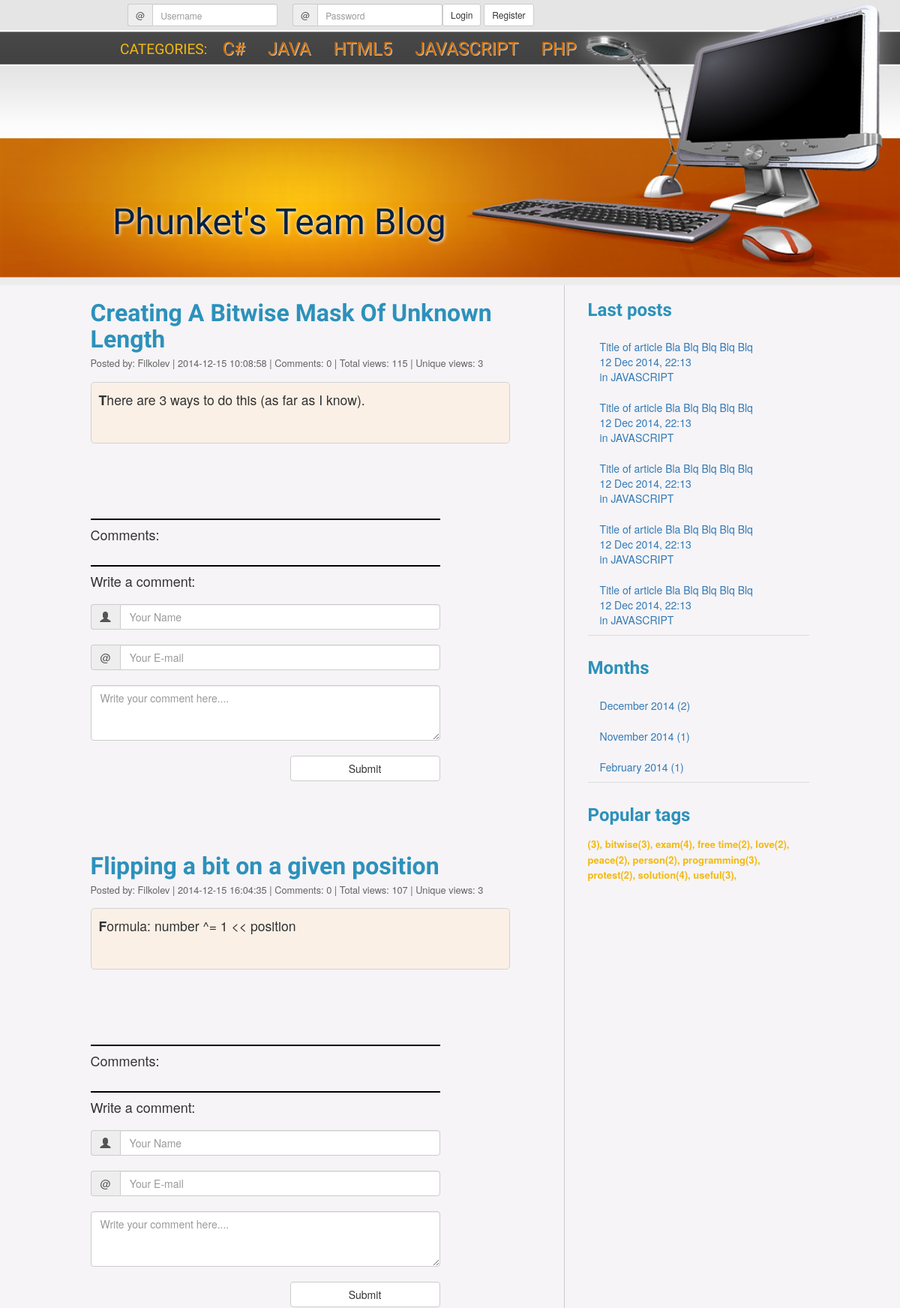
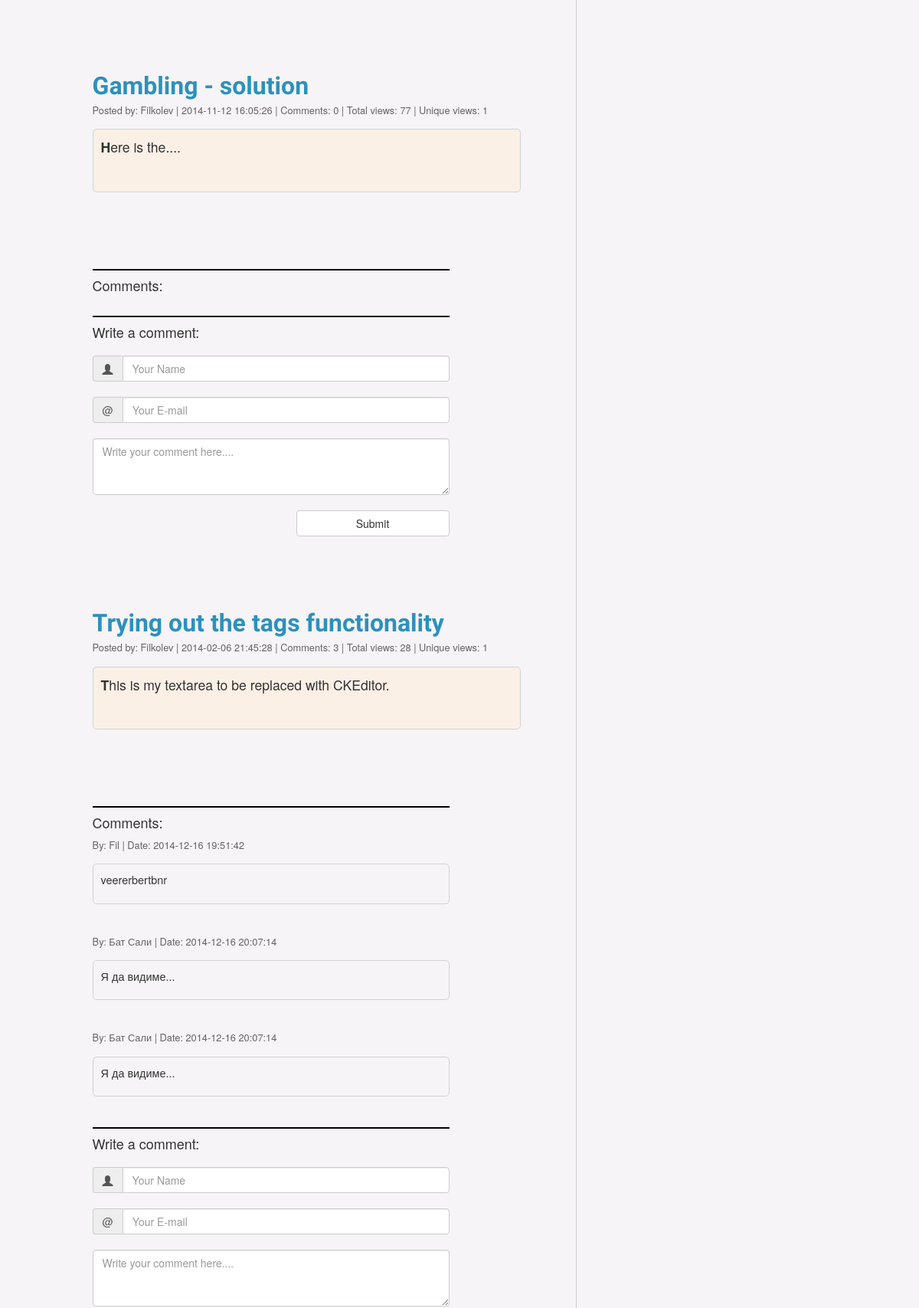
The page / (upper part) on the database its author committed (2 pictures, top to bottom).
### tables this page shows
CREATE TABLE IF NOT EXISTS `categories` (
  `id` int(2) NOT NULL,
  `name` varchar(50) NOT NULL
);

CREATE TABLE IF NOT EXISTS `posts` (
  `id` int(5) NOT NULL,
  `date` datetime NOT NULL DEFAULT CURRENT_TIMESTAMP,
  `title` varchar(500) NOT NULL,
  `text` text NOT NULL,
  `user_id` int(5) NOT NULL
);

CREATE TABLE IF NOT EXISTS `users` (
  `id` int(11) NOT NULL,
  `name` varchar(150) NOT NULL,
  `username` varchar(65) NOT NULL,
  `email` varchar(65) NOT NULL,
  `password` varchar(500) NOT NULL,
  `city` varchar(30) NOT NULL,
  `country` varchar(30) NOT NULL
);

CREATE TABLE IF NOT EXISTS `comments` (
  `id` int(5) NOT NULL,
  `name` varchar(150) NOT NULL,
  `date` timestamp NOT NULL DEFAULT CURRENT_TIMESTAMP,
  `comment` text NOT NULL,
  `post_id` int(5) NOT NULL
);

### article.php (the view, shortened to what this page needs)
<?php
if ($queryType == 'month') {
    $month = $_GET['month'];
    $year = $_GET['year'];
    $queryType = "SELECT * FROM posts WHERE MONTH(date) = $month AND YEAR(date) = $year";
    $arr = $con->query($queryType);
    $posts = $arr->fetch_all();
} else if ($queryType == 'post') {
    $id = $_GET['id'];
    $queryType = "SELECT * FROM posts WHERE id = $id";
    $arr = $con->query($queryType);
    $posts = $arr->fetch_all();
} else if ($queryType == 'all') {
    $queryType = "SELECT * FROM posts";
    $arr = $con->query($queryType);
    $posts = $arr->fetch_all();
}
function getUserIP() {
    if( array_key_exists('HTTP_X_FORWARDED_FOR', $_SERVER) && !empty($_SERVER['HTTP_X_FORWARDED_FOR']) ) {
        if (strpos($_SERVER['HTTP_X_FORWARDED_FOR'], ',')>0) {
            $addr = explode(",",$_SERVER['HTTP_X_FORWARDED_FOR']);
            return trim($addr[0]);
        } else {
            return $_SERVER['HTTP_X_FORWARDED_FOR'];
        }
    }
    else {
        return $_SERVER['REMOTE_ADDR'];
    }
}
$ip = getUserIP();
foreach ($posts as $post):
    $userID = $post[4];
    $userName = $con->query("SELECT username FROM users WHERE id = $userID")->fetch_all()[0][0];
    $postID = $post[0];
    $query = "INSERT INTO views (post_id, ip) VALUES ('$postID', '$ip')";
    mysqli_query($con, $query);
    $viewQuery = $con->query("SELECT ip FROM views WHERE post_id = $postID")->fetch_all();
    $totalViews = count($viewQuery);
    $uniqueIPS = array();
    foreach ($viewQuery as $view) {
        $uniqueIPS[] = $view[0];
    }
    $uniqueViews = count(array_unique($uniqueIPS));
    $commentQuery = "SELECT * FROM comments WHERE post_id = $post[0]";
    $comments = $con->query($commentQuery)->fetch_all();
    ?>
    <article>
        <a href="view.php?query=post&id=<?php echo $post[0] ?>"><h1><?php echo $post[2] ?></h1></a>
        <p class="date-and-user">Posted by: <?php echo $userName ?> | <?php echo $post[1] ?> | Comments: <?php echo count($comments) ?> | Total views: <?php echo $totalViews ?> | Unique views: <?php echo $uniqueViews ?></p>
        <div class="article-text"><?php echo $post[3] ?></div>
        <div class="comments">
            <h4>Comments:</h4>
            <?php
            foreach ($comments as $comment):
                ?>
                <p class="date-and-user">By: <?php echo $comment[1] ?> | Date: <?php echo $comment[2] ?></p>
                <div class="comment-text"><p><?php echo $comment[3] ?></p></div>
            <?php endforeach ?>
        </div>
        <form method="get" action="php/savecomment.php" class="commentForm">
            <h4>Write a comment:</h4>
            <div class="input-group">
                <span class="input-group-addon"><span class="glyphicon glyphicon-user"></span> </span>
                <input type="text" class="form-control" placeholder="Your Name" name="comment-name">
            </div>
            <div class="input-group">
                <span class="input-group-addon">@</span>
                <input type="text" class="form-control" placeholder="Your E-mail" name="comment-email">
            </div>
            <textarea class="form-control" name="comment-content" rows="3" placeholder="Write your comment here...."></textarea>
            <input class="btn btn-default submitBtn" type="submit" value="Submit" name="comment-submit">
        </form>
    </article>
<?php endforeach ?>

### header.php (shortened to what this page needs)
<?php
require 'config.php';
?>
<!DOCTYPE html>
<html>
<head lang="en">
    <link rel="stylesheet" href="css/resetter.css">
    <link rel="stylesheet" href="https://maxcdn.bootstrapcdn.com/bootstrap/3.3.1/css/bootstrap.min.css">
    <link rel="stylesheet" href="css/signup.css">
    <link rel="stylesheet" href="css/style.css">
</head>
<body>
<header>
    <?php
    if (isset($_SESSION['loggedUser'])):
        ?>
        <div class="login"><span>Hello, <?php echo $_SESSION['loggedUserName'] ?></span>
            <a href="php/logout.php">
                <button type="button" class="btn btn-default btn-sm ">Logout</button>
            </a>
            <a href="writepost.php">
                <button type="button" class="btn btn-default btn-sm ">Write post</button>
            </a>
        </div>
    <?php
    else :
        ?>
        <form method="post" action="php/login.php">
            <div class="login">
                <div class="input-group input-group-sm loginFields">
                    <span class="input-group-addon">@</span>
                    <input type="text" class="form-control" name="user" placeholder="Username">
                </div>
                <div class="input-group input-group-sm loginFields">
                    <span class="input-group-addon">@</span>
                    <input type="password" name="password" class="form-control" placeholder="Password">
                </div>
                <button type="submit" name="submit" class="btn btn-default btn-sm ">Login</button>
                <a href="register.php">
                    <button type="button" class="btn btn-default btn-sm ">Register</button>
                </a>
            </div>
        </form>
    <?php endif; ?>
    <nav><p>CATEGORIES:</p>
        <div class="menu">
            <ul>
                <?php
                $sql = "SELECT name FROM categories";
               $result = mysqli_query($con, $sql);
                while($categories = mysqli_fetch_row($result)){
                    echo "<li><a href=\"#\">$categories[0]</a></li>";
                }
                ?>
            </ul>
        </div>
    </nav>
    <p class="logo"><a href="index.php">Phunket's Team Blog</a></p>
</header>

### index.php
<?php
require 'header.php';;
?>
<main>
    <div id="main-content">
        <?php
        $queryType = 'all';
        require 'article.php';
        ?>
    </div>
    <aside>
        <?php
        include 'lastposts.php';
        include 'months.php';
        include 'tags.php';
        ?>
    </aside>
</main>
<?php
include 'footer.php';
?>

### lastposts.php
<div class="post-lists">
    <h2>Last posts</h2>
    <ul class="nav nav-tabs">
        <li><a href="#">Title of article Bla Blq Blq Blq Blq<br> 12 Dec 2014, 22:13 <br> in JAVASCRIPT</a></li>
        <li><a href="#">Title of article Bla Blq Blq Blq Blq<br> 12 Dec 2014, 22:13 <br> in JAVASCRIPT</a></li>
        <li><a href="#">Title of article Bla Blq Blq Blq Blq<br> 12 Dec 2014, 22:13 <br> in JAVASCRIPT</a></li>
        <li><a href="#">Title of article Bla Blq Blq Blq Blq<br> 12 Dec 2014, 22:13 <br> in JAVASCRIPT</a></li>
        <li><a href="#">Title of article Bla Blq Blq Blq Blq<br> 12 Dec 2014, 22:13 <br> in JAVASCRIPT</a></li>
    </ul>
</div>

### months.php (shortened to what this page needs)
<div class="post-lists">
    <h2>Months</h2>
    <ul class="nav nav-tabs">
        <?php
        require 'config.php';
        $year = date("Y");
        $month = date("n");
        for ($i = 0; $i < 12; $i++) {
            $monthQuery = "SELECT id FROM posts WHERE MONTH(date) = $month AND YEAR(date) = $year";
            $arr = $con->query($monthQuery);
            $postCount = $arr->num_rows;
            if ($postCount > 0):
                $monthName = date('F', mktime(0, 0, 0, $month, 10));
                ?>
        <li><a href="view.php?<?php echo "query=month&month=$month&year=$year" ?>"><?php echo "$monthName $year ($postCount)" ?></a></li>
        <?php endif;
            $month-- ;
        }?>
    </ul>
</div>

### tags.php
<div class="post-lists tags">
    <h2>Popular tags</h2>
    <?php
    $sql = "SELECT * FROM tags GROUP BY tags";
    $res = mysqli_query($con, $sql);
    while($tag = mysqli_fetch_assoc($res)) {
        $sqlCount = "SELECT * FROM tags WHERE tags ='$tag[tags]'";
        $resCount = mysqli_query($con, $sqlCount);
        $count = mysqli_num_rows($resCount);
        echo "<a href=\"#\" style=\"font-size: ".tagSize($count)."\">  $tag[tags]($count),  </a>";
    }
    function tagSize($count) {
        if($count > 5) {
            return "18px";
        }
        elseif ($count > 10) {
            return "24px";
        }
        elseif ($count > 15) {
            return "28px";
        }
        elseif ($count > 20) {
            return "32px";
        }
        else {
            return "13px";
        }
    }
    ?>
</div>

### footer.php (shortened to what this page needs)
</body>
</html>

### css/style.css (style rules this page uses)
html { margin: 0; padding: 0; font-size: 16px; }
body { padding: 0; background-color: #f6f4f6; }
header { width:100%; height: 380px; margin: 0 auto; background-image: url("../images/header_bg.jpg"); background-size: 100% 100%; background-repeat: no-repeat; overflow: auto; }
.logo { margin:180px 0 0 150px; font-size: 3rem; text-shadow: #fff 1px 1px 5px; font-family: 'Gloria Hallelujah', cursive; }
.logo a { color:#022046; text-decoration: none; font-size: 3rem; font-family: 'Gloria Hallelujah', cursive; }
nav { margin: 15px 0 0 150px; }
nav p { color: #f3b911; font-size: 1.2rem; font-family: 'Passion One', cursive; float: left; margin: 4px 0 0 10px; }
nav ul li { list-style-type: none; display: inline; padding: 0 10px 0 10px; margin-left: 10px; }
nav ul li a { text-decoration: none; color: #ca6d09; font-size: 1.5rem; font-family: 'Passion One', cursive; text-shadow: #cccccc 1px 1px; }
main { width:85%; margin: 0 auto; }
#main-content { border-right: 1px solid #ccc; width: 65%; float: left; padding: 0 1% 3% 3%; }
aside { width: 35%; padding: 0 3% 3% 3%; overflow: hidden; }
aside h2 { font-weight: bold; font-size: 1.5rem; font-family: 'Cuprum', sans-serif; color: #2c91bb; margin-bottom: 15px; }
article h1 { font-family: 'Cuprum', sans-serif; font-size: 2rem; font-weight: bold; margin-bottom: 5px; color: #2c91bb; }
.date-and-user { margin-bottom: 15px; font-family: "Helvetica Neue", Helvetica, Arial, sans-serif; font-size: 0.8rem; color: #646464; }
.article-text { color: #323232; white-space: pre-wrap; font-size: 1.1rem; display: block; width: 90%; border-radius: 5px; padding: 10px; border: 1px solid #d3d3d3; background-color: linen; margin-bottom: 10px; }
.article-text::first-letter { font-weight: bold; }
.comment-text { white-space: pre-wrap; font-size: 0.9rem; border-radius: 5px; padding: 10px; border: 1px solid #d3d3d3; margin-bottom: 40px; }
.post-lists { margin-bottom: 30px; }
.post-lists ul li { line-height: 1.42857143; }
.post-lists ul li a { text-decoration: none; }
.tags a { text-decoration: none; color: #f3b911; font-family: "Helvetica Neue", Helvetica, Arial, sans-serif; font-weight: bold; }
.input-group { margin-top: 20px; margin-bottom: 20px; }
.submitBtn { width: 200px; margin-top: 20px; float: right; }
.commentForm { margin-bottom: 150px; width: 75%; border-top: 2px solid #000000; }
.comments { margin: 100px 0 30px 0; border-top: 2px solid #000000; width: 75%; }
.login { margin-left: 150px; margin-top: 5px; height: 28px; }
.loginFields { width: 200px; float: left; margin-left: 20px; margin-bottom: 0; margin-top: 0; }
.nav>li>a { position: relative; }
.nav-tabs>li>a { margin-right: 2px; }

### rows shown on the page
categories: name "C#"
categories: name "JAVA"
categories: name "HTML5"
categories: name "JAVASCRIPT"
categories: name "PHP"
posts: title "Creating A Bitwise Mask Of Unknown Length", user.username "Filkolev", date "2014-12-15 10:08:58", count($comments) "0", totalViews "115", uniqueViews "3", text "There are 3 ways to do this (as far as I know)."
posts: title "Flipping a bit on a given position", user.username "Filkolev", date "2014-12-15 16:04:35", count($comments) "0", totalViews "107", uniqueViews "3", text "Formula: number ^= 1 << position"
posts: title "Gambling - solution", user.username "Filkolev", date "2014-11-12 16:05:26", count($comments) "0", totalViews "77", uniqueViews "1", text "Here is the...."
posts: title "Trying out the tags functionality", user.username "Filkolev", date "2014-02-06 21:45:28", count($comments) "3", totalViews "28", uniqueViews "1", text "This is my textarea to be replaced with CKEditor."
comments: name "Fil", date "2014-12-16 19:51:42", comment "veererbertbnr"
comments: name "Бат Сали", date "2014-12-16 20:07:14", comment "Я да видиме..."
comments: name "Бат Сали", date "2014-12-16 20:07:14", comment "Я да видиме..."

### other values the page prints
$monthName "December"
$year "2014"
$postCount "2"
$monthName "November"
$postCount "1"
$monthName "February"
$count "3"
$tag[tags] "bitwise"
$tag[tags] "exam"
$count "4"
$tag[tags] "free time"
$count "2"
$tag[tags] "love"
$tag[tags] "peace"
$tag[tags] "person"
